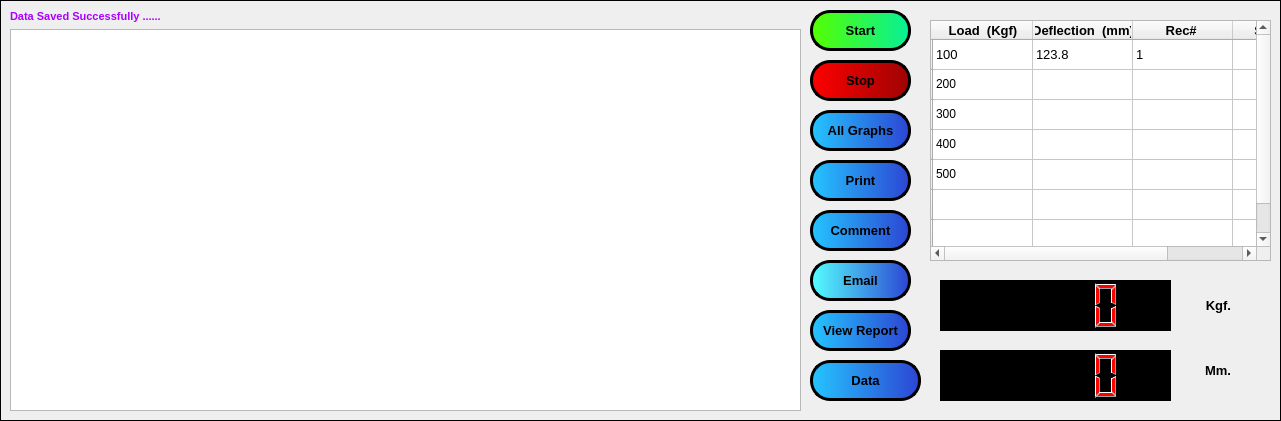
    <widget class="QFrame" name="frame_3">
     <property name="geometry">
      <rect>
       <x>10</x>
       <y>270</y>
       <width>1281</width>
       <height>421</height>
      </rect>
     </property>
     <property name="frameShape">
      <enum>QFrame::Box</enum>
     </property>
     <property name="frameShadow">
      <enum>QFrame::Plain</enum>
     </property>
     <property name="lineWidth">
      <number>1</number>
     </property>
     <widget class="QPushButton" name="pushButton_7">
      <property name="geometry">
       <rect>
        <x>810</x>
        <y>60</y>
        <width>101</width>
        <height>41</height>
       </rect>
      </property>
      <property name="font">
       <font>
        <family>Arial</family>
        <pointsize>10</pointsize>
        <weight>75</weight>
        <bold>true</bold>
       </font>
      </property>
      <property name="cursor">
       <cursorShape>ArrowCursor</cursorShape>
      </property>
      <property name="styleSheet">
       <string notr="true">#pushButton_7 {
background-color: qlineargradient(spread:pad, x1:0, y1:0, x2:1, y2:0, stop:0 rgb(255, 0, 0), stop:1  rgb(158, 3, 3));
	
	

border-radius:20px;
border-color: rgb(0, 0, 0);
border-style:outset;
border-width:3px;
}
#pushButton_7:hover {
background-color: qlineargradient(spread:pad, x1:0, y1:0, x2:1, y2:0, stop:0 rgb(158, 3, 3), stop:1  rgb(255, 0, 0));
padding-bottom: 5px;
padding-right: 5px;
}

#pushButton_7:pressed {
background-color: rgb(255, 0, 0);
padding-top: 5px;
padding-left: 5px;
}</string>
      </property>
      <property name="text">
       <string>Stop</string>
      </property>
      <property name="flat">
       <bool>false</bool>
      </property>
     </widget>
     <widget class="QPushButton" name="pushButton_11">
      <property name="geometry">
       <rect>
        <x>810</x>
        <y>10</y>
        <width>101</width>
        <height>41</height>
       </rect>
      </property>
      <property name="font">
       <font>
        <family>Arial</family>
        <pointsize>10</pointsize>
        <weight>75</weight>
        <bold>true</bold>
       </font>
      </property>
      <property name="cursor">
       <cursorShape>ArrowCursor</cursorShape>
      </property>
      <property name="styleSheet">
       <string notr="true">#pushButton_11 {
background-color: qlineargradient(spread:pad, x1:0, y1:0, x2:1, y2:0, stop:0 rgb(85, 255, 0), stop:1  rgb(7, 240, 151));
	

border-radius:20px;
border-color: rgb(0, 0, 0);
border-style:outset;
border-width:3px;
}
#pushButton_11:hover {
background-color: qlineargradient(spread:pad, x1:0, y1:0, x2:1, y2:0, stop:0 rgb(7, 240, 151), stop:1  rgb(85, 255, 0));
padding-bottom: 5px;
padding-right: 5px;
}

#pushButton_11:pressed {
background-color: rgb(85, 255, 0);
padding-top: 5px;
padding-left: 5px;
}</string>
      </property>
      <property name="text">
       <string>Start</string>
      </property>
      <property name="flat">
       <bool>false</bool>
      </property>
     </widget>
     <widget class="QPushButton" name="pushButton_12">
      <property name="geometry">
       <rect>
        <x>810</x>
        <y>110</y>
        <width>101</width>
        <height>41</height>
       </rect>
      </property>
      <property name="font">
       <font>
        <family>Arial</family>
        <pointsize>10</pointsize>
        <weight>75</weight>
        <bold>true</bold>
       </font>
      </property>
      <property name="cursor">
       <cursorShape>ArrowCursor</cursorShape>
      </property>
      <property name="styleSheet">
       <string notr="true">#pushButton_12 {
background-color: qlineargradient(spread:pad, x1:0, y1:0, x2:1, y2:0, stop:0 rgb(37, 197, 255), stop:1  rgb(44, 69, 211));
	
	
border-radius:20px;
border-color: rgb(0, 0, 0);
border-style:outset;
border-width:3px;
}
#pushButton_12:hover {
background-color: qlineargradient(spread:pad, x1:0, y1:0, x2:1, y2:0, stop:0 rgb(44, 69, 211), stop:1  rgb(37, 197, 255));
padding-bottom: 5px;
padding-right: 5px;
}

#pushButton_12:pressed {
background-color: rgb(37, 197, 255);
padding-top: 5px;
padding-left: 5px;
}</string>
      </property>
      <property name="text">
       <string>All Graphs</string>
      </property>
      <property name="flat">
       <bool>false</bool>
      </property>
     </widget>
     <widget class="QPushButton" name="pushButton_13">
      <property name="geometry">
       <rect>
        <x>810</x>
        <y>310</y>
        <width>101</width>
        <height>41</height>
       </rect>
      </property>
      <property name="font">
       <font>
        <family>Arial</family>
        <pointsize>10</pointsize>
        <weight>75</weight>
        <bold>true</bold>
       </font>
      </property>
      <property name="cursor">
       <cursorShape>ArrowCursor</cursorShape>
      </property>
      <property name="styleSheet">
       <string notr="true">#pushButton_13 {
background-color: qlineargradient(spread:pad, x1:0, y1:0, x2:1, y2:0, stop:0 rgb(37, 197, 255), stop:1  rgb(44, 69, 211));
	
	
border-radius:20px;
border-color: rgb(0, 0, 0);
border-style:outset;
border-width:3px;
}
#pushButton_13:hover {
background-color: qlineargradient(spread:pad, x1:0, y1:0, x2:1, y2:0, stop:0 rgb(44, 69, 211), stop:1  rgb(37, 197, 255));
padding-bottom: 5px;
padding-right: 5px;
}

#pushButton_13:pressed {
background-color: rgb(37, 197, 255);
padding-top: 5px;
padding-left: 5px;
}</string>
      </property>
      <property name="text">
       <string>View Report</string>
      </property>
      <property name="flat">
       <bool>false</bool>
      </property>
     </widget>
     <widget class="QPushButton" name="pushButton_14">
      <property name="geometry">
       <rect>
        <x>810</x>
        <y>260</y>
        <width>101</width>
        <height>41</height>
       </rect>
      </property>
      <property name="font">
       <font>
        <family>Arial</family>
        <pointsize>10</pointsize>
        <weight>75</weight>
        <bold>true</bold>
       </font>
      </property>
      <property name="cursor">
       <cursorShape>ArrowCursor</cursorShape>
      </property>
      <property name="styleSheet">
       <string notr="true">#pushButton_14 {
background-color: qlineargradient(spread:pad, x1:0, y1:0, x2:1, y2:0, stop:0 rgb(85, 255, 255), stop:1  rgb(44, 69, 211));
	
	

border-radius:20px;
border-color: rgb(0, 0, 0);
border-style:outset;
border-width:3px;
}
#pushButton_14:hover {
background-color: qlineargradient(spread:pad, x1:0, y1:0, x2:1, y2:0, stop:0 rgb(44, 69, 211), stop:1  rgb(85, 255, 255));
padding-bottom: 5px;
padding-right: 5px;
}

#pushButton_14:pressed {
background-color: rgb(85, 255, 255);
padding-top: 5px;
padding-left: 5px;
}</string>
      </property>
      <property name="text">
       <string>Email</string>
      </property>
      <property name="flat">
       <bool>false</bool>
      </property>
     </widget>
     <widget class="QPushButton" name="pushButton_15">
      <property name="geometry">
       <rect>
        <x>810</x>
        <y>210</y>
        <width>101</width>
        <height>41</height>
       </rect>
      </property>
      <property name="font">
       <font>
        <family>Arial</family>
        <pointsize>10</pointsize>
        <weight>75</weight>
        <bold>true</bold>
       </font>
      </property>
      <property name="cursor">
       <cursorShape>ArrowCursor</cursorShape>
      </property>
      <property name="styleSheet">
       <string notr="true">#pushButton_15 {
background-color: qlineargradient(spread:pad, x1:0, y1:0, x2:1, y2:0, stop:0 rgb(37, 197, 255), stop:1  rgb(44, 69, 211));
	
	
border-radius:20px;
border-color: rgb(0, 0, 0);
border-style:outset;
border-width:3px;
}
#pushButton_15:hover {
background-color: qlineargradient(spread:pad, x1:0, y1:0, x2:1, y2:0, stop:0 rgb(44, 69, 211), stop:1  rgb(37, 197, 255));
padding-bottom: 5px;
padding-right: 5px;
}

#pushButton_15:pressed {
background-color: rgb(37, 197, 255);
padding-top: 5px;
padding-left: 5px;
}</string>
      </property>
      <property name="text">
       <string>Comment</string>
      </property>
      <property name="flat">
       <bool>false</bool>
      </property>
     </widget>
     <widget class="QTableWidget" name="tableWidget">
      <property name="geometry">
       <rect>
        <x>930</x>
        <y>20</y>
        <width>341</width>
        <height>241</height>
       </rect>
      </property>
      <row>
       <property name="text">
        <string/>
       </property>
      </row>
      <row>
       <property name="text">
        <string/>
       </property>
      </row>
      <row>
       <property name="text">
        <string/>
       </property>
      </row>
      <row>
       <property name="text">
        <string/>
       </property>
      </row>
      <row>
       <property name="text">
        <string/>
       </property>
      </row>
      <row>
       <property name="text">
        <string/>
       </property>
      </row>
      <row>
       <property name="text">
        <string/>
       </property>
      </row>
      <column>
       <property name="text">
        <string>Load  (Kgf)</string>
       </property>
       <property name="font">
        <font>
         <family>Arial</family>
         <pointsize>10</pointsize>
         <weight>75</weight>
         <bold>true</bold>
        </font>
       </property>
      </column>
      <column>
       <property name="text">
        <string>Deflection  (mm)</string>
       </property>
       <property name="font">
        <font>
         <family>Arial</family>
         <pointsize>10</pointsize>
         <weight>75</weight>
         <bold>true</bold>
        </font>
       </property>
      </column>
      <column>
       <property name="text">
        <string>Rec# </string>
       </property>
       <property name="font">
        <font>
         <family>Arial</family>
         <pointsize>10</pointsize>
         <weight>75</weight>
         <bold>true</bold>
        </font>
       </property>
      </column>
      <column>
       <property name="text">
        <string>Sample #</string>
       </property>
       <property name="font">
        <font>
         <family>Arial</family>
         <pointsize>10</pointsize>
         <weight>75</weight>
         <bold>true</bold>
        </font>
       </property>
      </column>
      <item row="0" column="0">
       <property name="text">
        <string>100</string>
       </property>
       <property name="font">
        <font>
         <family>Arial</family>
         <pointsize>10</pointsize>
        </font>
       </property>
      </item>
      <item row="0" column="1">
       <property name="text">
        <string>123.8</string>
       </property>
       <property name="font">
        <font>
         <family>Arial</family>
         <pointsize>10</pointsize>
        </font>
       </property>
      </item>
      <item row="0" column="2">
       <property name="text">
        <string>1</string>
       </property>
       <property name="font">
        <font>
         <family>Arial</family>
         <pointsize>10</pointsize>
        </font>
       </property>
      </item>
      <item row="1" column="0">
       <property name="text">
        <string>200</string>
       </property>
      </item>
      <item row="2" column="0">
       <property name="text">
        <string>300</string>
       </property>
      </item>
      <item row="3" column="0">
       <property name="text">
        <string>400</string>
       </property>
      </item>
      <item row="4" column="0">
       <property name="text">
        <string>500</string>
       </property>
      </item>
     </widget>
     <widget class="QPushButton" name="pushButton_16">
      <property name="geometry">
       <rect>
        <x>810</x>
        <y>160</y>
        <width>101</width>
        <height>41</height>
       </rect>
      </property>
      <property name="font">
       <font>
        <family>Arial</family>
        <pointsize>10</pointsize>
        <weight>75</weight>
        <bold>true</bold>
       </font>
      </property>
      <property name="cursor">
       <cursorShape>ArrowCursor</cursorShape>
      </property>
      <property name="styleSheet">
       <string notr="true">#pushButton_16 {
background-color: qlineargradient(spread:pad, x1:0, y1:0, x2:1, y2:0, stop:0 rgb(37, 197, 255), stop:1  rgb(44, 69, 211));
	
	
border-radius:20px;
border-color: rgb(0, 0, 0);
border-style:outset;
border-width:3px;
}
#pushButton_16:hover {
background-color: qlineargradient(spread:pad, x1:0, y1:0, x2:1, y2:0, stop:0 rgb(44, 69, 211), stop:1  rgb(37, 197, 255));
padding-bottom: 5px;
padding-right: 5px;
}

#pushButton_16:pressed {
background-color: rgb(37, 197, 255);
padding-top: 5px;
padding-left: 5px;
}</string>
      </property>
      <property name="text">
       <string>Print</string>
      </property>
      <property name="flat">
       <bool>false</bool>
      </property>
     </widget>
     <widget class="QLCDNumber" name="lcdNumber">
      <property name="geometry">
       <rect>
        <x>940</x>
        <y>280</y>
        <width>231</width>
        <height>51</height>
       </rect>
      </property>
      <property name="styleSheet">
       <string notr="true">color: rgb(255, 0, 0);
background-color: rgb(0, 0, 0);</string>
      </property>
     </widget>
     <widget class="QLabel" name="label_41">
      <property name="geometry">
       <rect>
        <x>1180</x>
        <y>290</y>
        <width>51</width>
        <height>31</height>
       </rect>
      </property>
      <property name="font">
       <font>
        <family>Arial</family>
        <pointsize>10</pointsize>
        <weight>75</weight>
        <bold>true</bold>
       </font>
      </property>
      <property name="styleSheet">
       <string notr="true"/>
      </property>
      <property name="text">
       <string>Kgf.</string>
      </property>
      <property name="alignment">
       <set>Qt::AlignRight|Qt::AlignTrailing|Qt::AlignVCenter</set>
      </property>
     </widget>
     <widget class="QLCDNumber" name="lcdNumber_2">
      <property name="geometry">
       <rect>
        <x>940</x>
        <y>350</y>
        <width>231</width>
        <height>51</height>
       </rect>
      </property>
      <property name="styleSheet">
       <string notr="true">color: rgb(255, 0, 0);
background-color: rgb(0, 0, 0);</string>
      </property>
     </widget>
     <widget class="QLabel" name="label_42">
      <property name="geometry">
       <rect>
        <x>1190</x>
        <y>350</y>
        <width>41</width>
        <height>41</height>
       </rect>
      </property>
      <property name="font">
       <font>
        <family>Arial</family>
        <pointsize>10</pointsize>
        <weight>75</weight>
        <bold>true</bold>
       </font>
      </property>
      <property name="styleSheet">
       <string notr="true"/>
      </property>
      <property name="text">
       <string>Mm.</string>
      </property>
      <property name="alignment">
       <set>Qt::AlignRight|Qt::AlignTrailing|Qt::AlignVCenter</set>
      </property>
     </widget>
     <widget class="QWidget" name="layoutWidget">
      <property name="geometry">
       <rect>
        <x>10</x>
        <y>10</y>
        <width>791</width>
        <height>401</height>
       </rect>
      </property>
      <layout class="QGridLayout" name="gridLayout">
       <item row="1" column="0">
        <widget class="QGraphicsView" name="graphicsView"/>
       </item>
       <item row="0" column="0">
        <widget class="QLabel" name="label_49">
         <property name="font">
          <font>
           <family>Arial</family>
           <pointsize>8</pointsize>
           <weight>75</weight>
           <bold>true</bold>
           <underline>false</underline>
          </font>
         </property>
         <property name="styleSheet">
          <string notr="true">color: rgb(170, 0, 255);</string>
         </property>
         <property name="text">
          <string>Data Saved Successfully ......</string>
         </property>
         <property name="alignment">
          <set>Qt::AlignLeading|Qt::AlignLeft|Qt::AlignVCenter</set>
         </property>
        </widget>
       </item>
      </layout>
     </widget>
     <widget class="QPushButton" name="pushButton_18">
      <property name="geometry">
       <rect>
        <x>810</x>
        <y>360</y>
        <width>111</width>
        <height>41</height>
       </rect>
      </property>
      <property name="font">
       <font>
        <family>Arial</family>
        <pointsize>10</pointsize>
        <weight>75</weight>
        <bold>true</bold>
       </font>
      </property>
      <property name="cursor">
       <cursorShape>ArrowCursor</cursorShape>
      </property>
      <property name="styleSheet">
       <string notr="true">#pushButton_18 {
background-color: qlineargradient(spread:pad, x1:0, y1:0, x2:1, y2:0, stop:0 rgb(37, 197, 255), stop:1  rgb(44, 69, 211));
	
	
border-radius:20px;
border-color: rgb(0, 0, 0);
border-style:outset;
border-width:3px;
}
#pushButton_18:hover {
background-color: qlineargradient(spread:pad, x1:0, y1:0, x2:1, y2:0, stop:0 rgb(44, 69, 211), stop:1  rgb(37, 197, 255));
padding-bottom: 5px;
padding-right: 5px;
}

#pushButton_18:pressed {
background-color: rgb(37, 197, 255);
padding-top: 5px;
padding-left: 5px;
}</string>
      </property>
      <property name="text">
       <string>Data</string>
      </property>
      <property name="flat">
       <bool>false</bool>
      </property>
     </widget>
    </widget>
